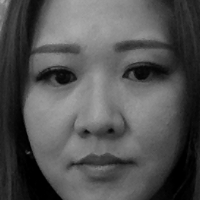
#> input picture 郑继涵/Ai/bai/teaching/demo/lemon/img10.pgm, 200 x 200 px; its folder holds only this picture in this run
$ python opencv_lbph.py
#> lines starting #> are read from the running program, lines starting #| are printed output that depends on the picture
import cv2, os
import numpy as np


def read_data(path, sz=None):
#> called with path = '郑继涵/Ai/bai/teaching/demo/'
    pr_img = []  # 图像列表
    pr_flg = []  # 对应标签
    pr_count = 0  # 初始化检测到的人数
    for dirname, dirnames, filenames in os.walk(path):  # 遍历当前程序目录
        for subdirname in dirnames:  # 遍历程序文件夹下的各个目录
            subject_path = os.path.join(dirname, subdirname)
            print(subject_path)
            for filename in os.listdir(subject_path):  # 遍历文件夹下文件
                try:
                    filepath = os.path.join(subject_path, filename)
                    im = cv2.imread(filepath, cv2.IMREAD_GRAYSCALE)  # 读取文件夹下PGM文件
#> im is the input picture: shape (200, 200); min 0, max 171, mean 83
                    if im.shape != (200, 200):  # 判断像素是否200
                        im = cv2.resize(im, (200, 200))
                    pr_img.append(np.asarray(im, dtype=np.uint8))  # 添加图像
                    pr_flg.append(pr_count)  # 添加标签
                except:
                    print("io error")
            pr_count += 1  # 另一个人的标签
    return [pr_img, pr_flg]


def face_rec():
    names = ['lemon', 'star']
    [pics, flags] = read_data(os.getcwd() + '/demo/')
#> pics = 1 item; flags = [0]
    flags = np.asarray(flags, dtype=np.int32)  # 转为NUMPY的ARRAY
    model = cv2.face.LBPHFaceRecognizer_create()
    model.train(np.asarray(pics), np.asarray(flags))
    face_cascade = cv2.CascadeClassifier('default.xml')
    img = cv2.imread('WechatIMG10.jpg')
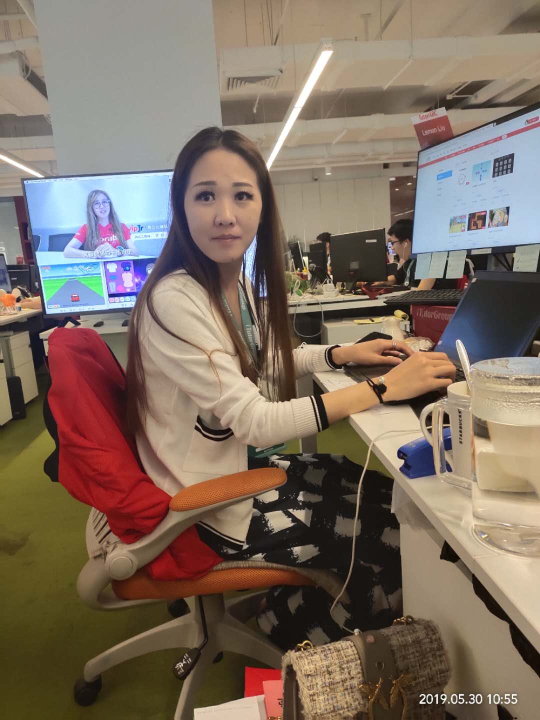
#> input picture 郑继涵/Ai/bai/teaching/WechatIMG10.jpg, 1080 x 1440 px (shown at 1/2 size)
#> img is the input picture: shape (1440, 1080, 3); mean B, G, R 97.8, 111.3, 127.5
    while True:
        faces = face_cascade.detectMultiScale(img, 1.3, 5)
#> faces = [[178, 386, 51, 51], [340, 309, 216, 216]]
        for (x, y, w, h) in faces:
            img = cv2.rectangle(img, (x, y), (x + w, y + h), (255, 0, 0), 2)
            gray = cv2.cvtColor(img, cv2.COLOR_BGR2GRAY)
            roi = gray[x:x + w, y:y + h]
            try:
                roi = cv2.resize(roi, (200, 200), interpolation=cv2.INTER_LINEAR)
                params = model.predict(roi)  # predict（）返回一个元祖格式值 （标签，系数）
                cv2.putText(img, names[params[0]], (x, y - 20), cv2.FONT_HERSHEY_SIMPLEX, 1, (200, 200, 0), 2)
            except:
                continue
#> this loop made 2 passes
#> (x, y, w, h, params) on passes 1 to 2: (178, 386, 51, 51, (0, 208.9)), (340, 309, 216, 216, (0, 106.9))
#> pass 1, in face_rec, `gray = cv2.cvtColor(img, cv2.COLOR_BGR2GRAY)`:
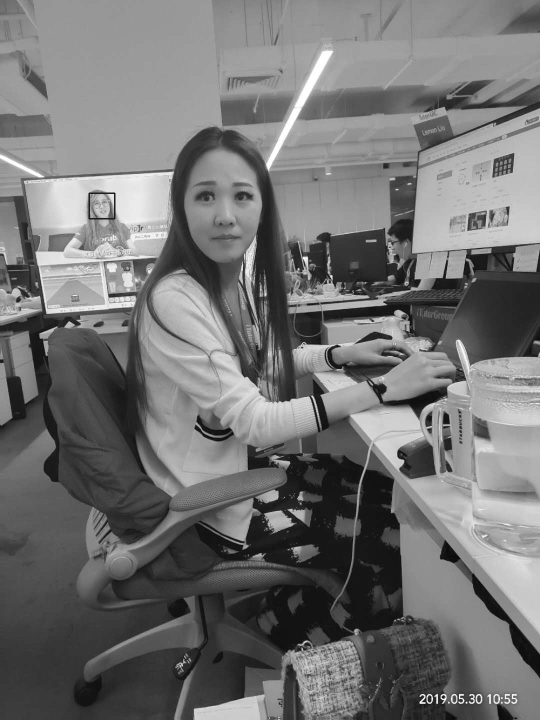
#> gray: shape (1440, 1080) (shown at 1/2 size); min 1, max 255, mean 114.5
#> after the loop:
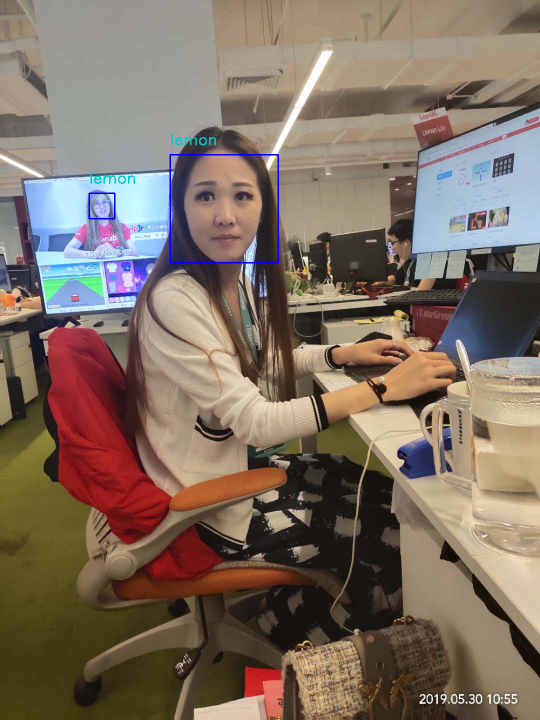
#> img: shape (1440, 1080, 3) (shown at 1/2 size); mean B, G, R 98.1, 111.1, 127.1
#> after the loop:
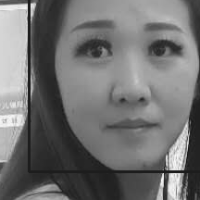
#> roi: shape (200, 200); min 20, max 247, mean 113.2
        cv2.imshow("abc", img)
        k = cv2.waitKey(1)
#> (key Esc is pressed here)
        if k == 32:  # press 'SPACE' to quit
            break
    cv2.destroyAllWindows()

if __name__ == '__main__':
    face_rec()
